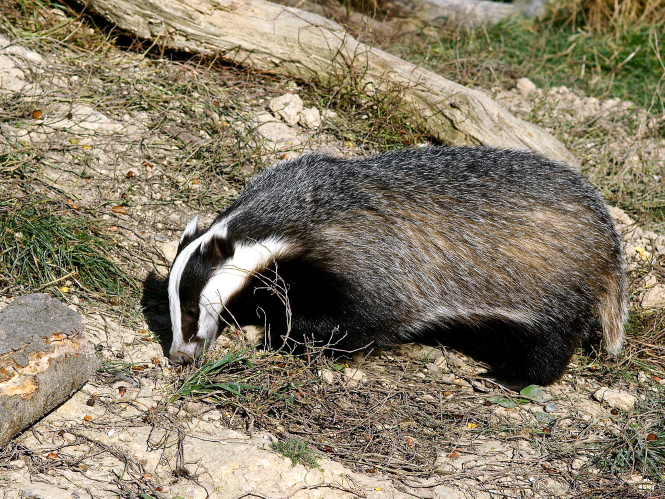
#> input picture task18/chimpunk1.jpg, 1329 x 997 px (shown at 1/2 size); its folder holds only this picture in this run
$ jupyter execute --allow-errors Untitled.ipynb
#> lines starting #> are read from the running program, lines starting #| are printed output that depends on the picture; after the words box and inside, x2 and y2 are one past the last pixel; in counts of white or black regions, pixels touching at a corner belong together
#> further down, img is the input picture: shape (997, 1329, 3); mean B, G, R 103.7, 124, 134.8
[cell 1]
import cv2
import numpy as np
import os
N = 10
M = 10
# Путь к директории с изображениями
image_dir = ''  # Замените на путь к вашим изображениям

# Список шаблонов
badger_templates = []
chimpunk_templates = []

# Функция для создания маски
def create_mask(image):
    # Преобразование в оттенки серого
    gray = cv2.cvtColor(image, cv2.COLOR_BGR2GRAY)
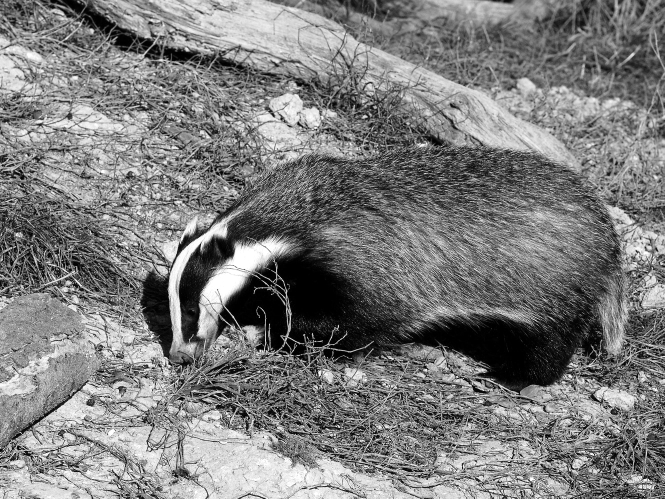
#> gray: shape (997, 1329) (shown at 1/2 size); min 0, max 255, mean 124.9
    # Бинаризация изображения
    _, mask = cv2.threshold(gray, 100, 255, cv2.THRESH_BINARY)
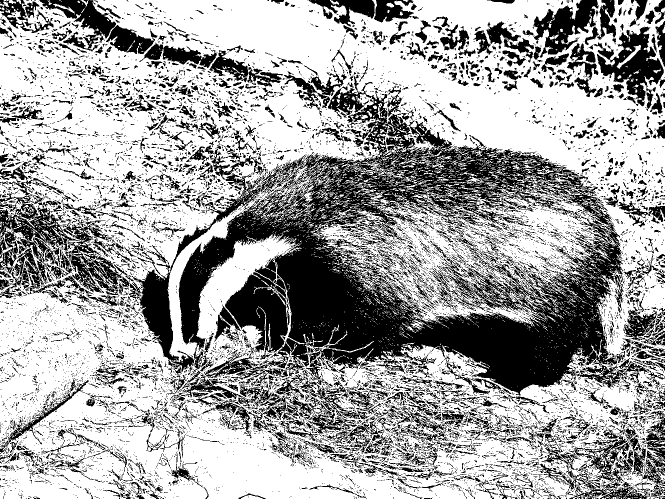
#> mask: shape (997, 1329) (shown at 1/2 size); 64.3% white; 10834 black regions (9463 under 20 px), largest, box (x1, y1, x2, y2) and area: (264, 151, 1329, 791) 219963, (0, 400, 284, 603) 18142, (1187, 53, 1329, 222) 9415
    return mask

# Загрузка изображений барсуков
for i in range(1, N + 1):  # Замените N на количество изображений барсуков
    img_path = os.path.join(image_dir, f'badger{i}.jpg')
    img = cv2.imread(img_path)
    if img is not None:
        mask = create_mask(img)
        badger_templates.append((img, mask))

# Загрузка изображений бурундуков
for i in range(1, M + 1):  # Замените M на количество изображений бурундуков
    img_path = os.path.join(image_dir, f'chimpunk{i}.jpg')
    img = cv2.imread(img_path)
    if img is not None:
        mask = create_mask(img)
        chimpunk_templates.append((img, mask))

# Загрузка изображения для классификации
test_image_path = "exampleb3.jpg"
#> test_image_path = 'exampleb3.jpg'
#| Ошибка: Не удалось загрузить тестовое изображение exampleb3.jpg
test_img = cv2.imread(test_image_path)

# Проверка на пустое изображение
#> (the rest of this cell did not finish here and is left out)
